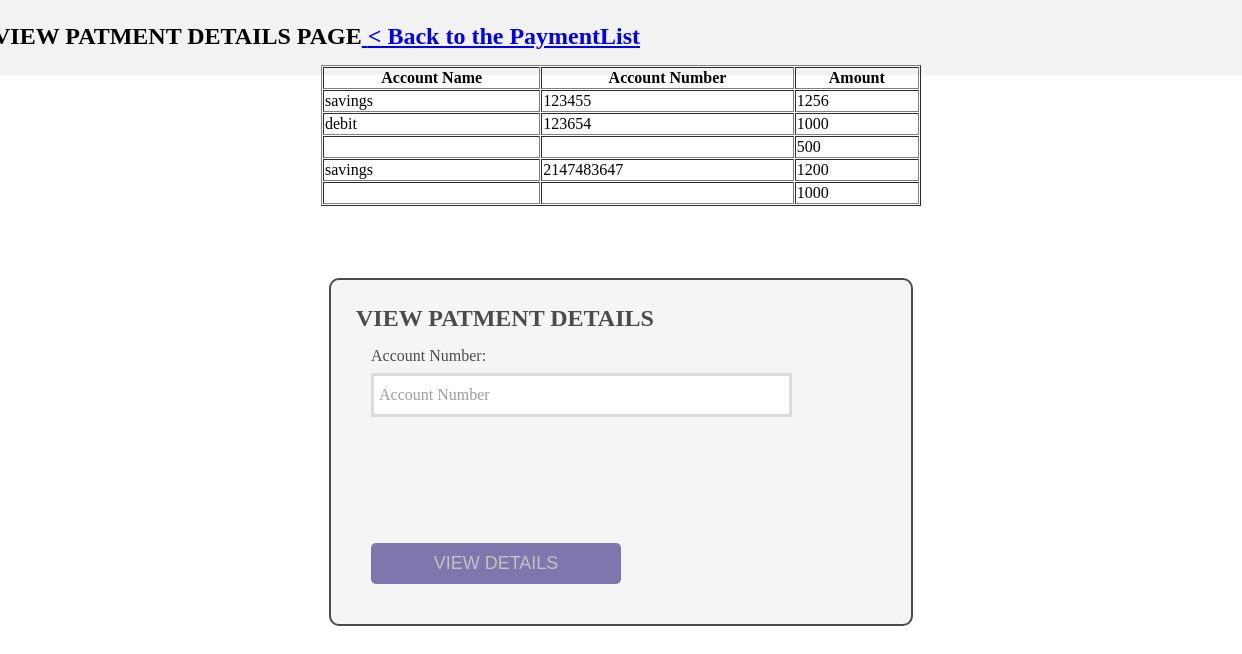
Page /Pramoda/ViewPayment.php on the earlier database version.
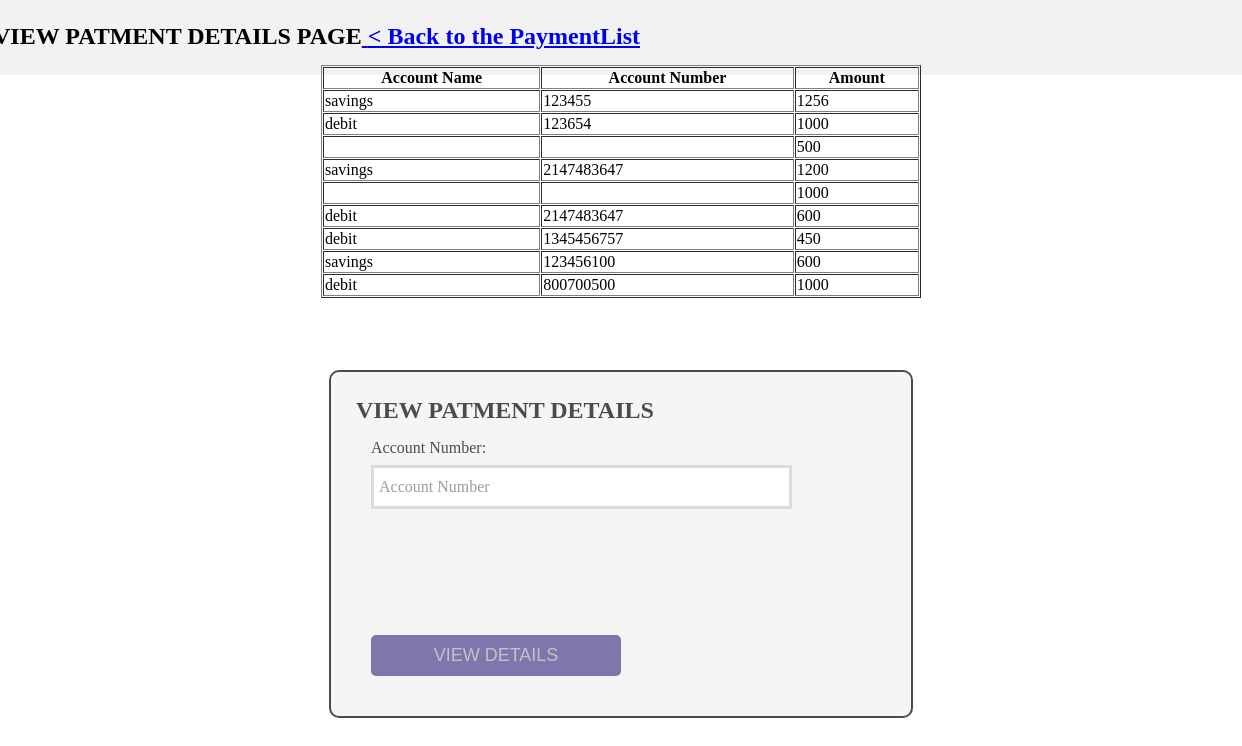
Same page on the later database version.
### tables this page shows
CREATE TABLE `payments` (
  `PaymentId` int(11) NOT NULL,
  `Amount` double NOT NULL,
  `AppoinmentId` int(11) DEFAULT NULL,
  `OrderId` int(11) DEFAULT NULL,
  `CardId` int(11) DEFAULT NULL,
  `Type` varchar(20) NOT NULL,
  `AccountNo` int(11) DEFAULT NULL,
  `AccountName` varchar(20) DEFAULT NULL,
  `CustomerName` varchar(50) NOT NULL,
  `Date` date NOT NULL,
  `status` tinyint(1) NOT NULL
);

### Pramoda/ViewPayment.php (the view, shortened to what this page needs)
<?php
	if(isset($_POST['search'])){
	$PaymentSearch = $_POST['aname'];
	$query = "select * from payments where AccountNo LIkE '%".$PaymentSearch."%'";
	$search_Result = filterTable($query);
	}else{
		$query = "select * from payments";
		$search_Result = filterTable($query);
	}
	function filterTable($query){
		require_once('connection.php');
		$filter_Result = mysqli_query($con,$query);
		return $filter_Result;
	}
?>
<!DOCTYPE html>
<html>
<head>
<link rel="stylesheet" type="text/css" href="style1.css">
</head>
<body>
	<h2>VIEW PATMENT DETAILS PAGE<span><a href="paymentTable.php"> < Back to the PaymentList</a></span></h2>
	<table width="600" border="1" cellpadding="1" cellspacing="1" align="center">
	<tr>
	<th>Account Name</th>
	<th>Account Number</th>
	<th>Amount</th>
	</tr>
<?php
	while($row = mysqli_fetch_array($search_Result)) :?>
	   <tr>
	       <td><?php echo $row['AccountName'];?></td>
	       <td><?php echo $row['AccountNo'];?></td>
	       <td><?php echo $row['Amount'];?></td>
	   </tr>
<?php endwhile;?>
	</table>
	<form action="ViewPayment.php" method="POST" >
	<div id="form_layout">
	   <h2>VIEW PATMENT DETAILS</h2>
	   <label>Account Number:</label>
	   <input type="text" name="aname" id = "AccountNumberid" placeholder = "Account Number" autocomplete = "off" required pattern = "^[A-Za-z0-9]+"></br></br></br>
	   <br/>
    <input type='submit' name="search" value='VIEW DETAILS'/>
	</div>
	</form>
</body>
</html>

### Pramoda/style1.css (style rules this page uses)
h2 { font-color:white; background-color:#f2f2f2; text-align:left; border-radius: 10px 10px 0 0; margin: -10px -40px; padding: 25px; }
#form_layout { position:center; left:800px; max-width:500px; background-color: #f2f2f2; border-radius: 10px; border: 2px solid black; padding: 10px 40px 25px; margin: auto; opacity : .7; }
input[type=text],#title1,#title2 { width:80%; padding: 10px; margin-top: 8px; border: 3px solid #ccc; padding-left: 5px; font-size: 16px; font-family:raleway; font-size:bold; }
input[type=submit] { width: 50%; background-color:DARKSLATEBLUE; color: #AAAAAA; border: 2px solid DARKSLATEBLUE; padding: 8px; font-size:18px; cursor:pointer; border-radius: 5px; margin-bottom: 15px; }

### Pramoda/ViewPayment.php (style rules this page uses)
body { background:url(images/100.jpg);  height: 50%;  background-position: center; background-repeat: no-repeat; background-size: cover; }

Differences in the rows shown:
added payments: AccountName "debit", AccountNo "2147483647", Amount "600"
added payments: AccountName "debit", AccountNo "1345456757", Amount "450"
added payments: AccountName "savings", AccountNo "123456100", Amount "600"
added payments: AccountName "debit", AccountNo "800700500", Amount "1000"
